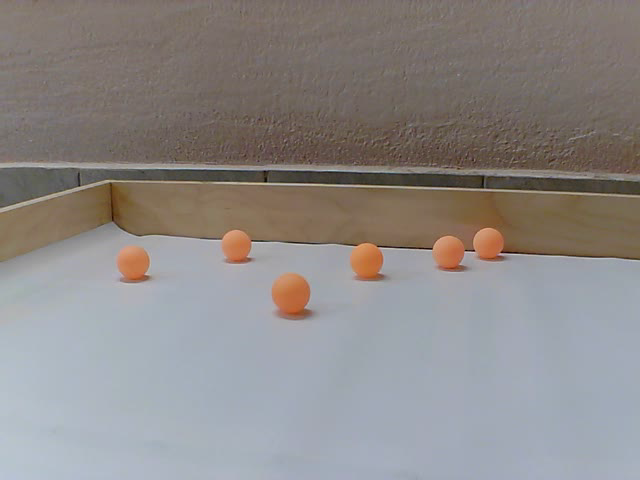
#> input picture assets/loptice.png, 640 x 480 px, found by its file name
$ python ball_detection.py
#> lines starting #> are read from the running program, lines starting #| are printed output that depends on the picture; after the words box and inside, x2 and y2 are one past the last pixel; in counts of white or black regions, pixels touching at a corner belong together
import cv2
import numpy as np

def main():
    image = cv2.imread('assets/loptice.png')
#> image is the input picture: shape (480, 640, 3); mean B, G, R 135.1, 136.8, 141.2
    blurred = cv2.GaussianBlur(image, (7, 7), 0)

    hsv = cv2.cvtColor(blurred, cv2.COLOR_BGR2HSV)
#> hsv: shape (480, 640, 3); mean H, S, V 57.8, 39.3, 149

    h_lower = 5
    h_upper = 20
    s_lower = 80
    s_upper = 255
    v_lower = 160
    v_upper = 255

    lower_color = np.array([h_lower, s_lower, v_lower])
    upper_color = np.array([h_upper, s_upper, v_upper])

    mask = cv2.inRange(hsv, lower_color, upper_color)
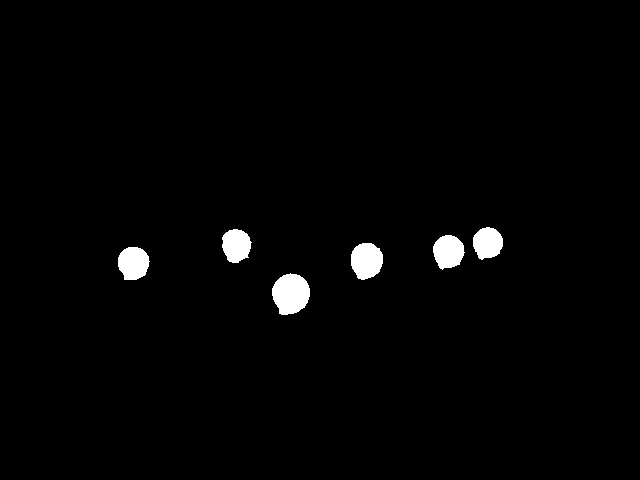
#> mask: shape (480, 640); 1.7% white; 6 white regions

    contours, _ = cv2.findContours(mask, mode=cv2.RETR_EXTERNAL, method=cv2.CHAIN_APPROX_SIMPLE)
#> contours = 6 contours; box (x1, y1, x2, y2) and area: (272, 273, 310, 315) 1154, (351, 243, 383, 280) 880, (118, 247, 150, 280) 783, (433, 235, 465, 270) 780, (222, 229, 252, 263) 724, (473, 227, 503, 260) 706
    cv2.drawContours(image, contours, contourIdx=-1, color=(255, 0, 0), thickness=2)
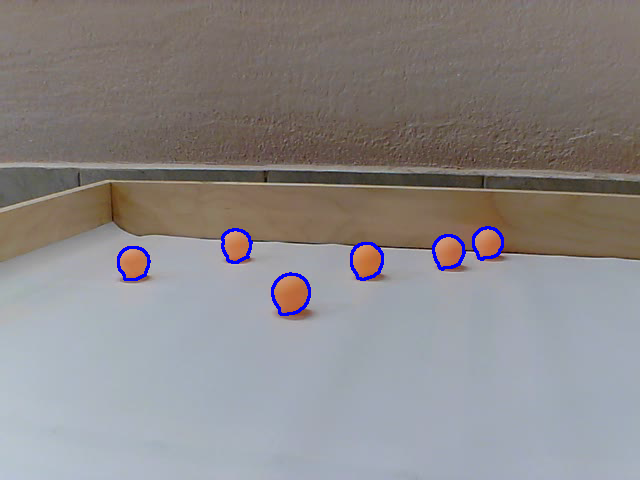
#> image: shape (480, 640, 3); 0.7% of pixels changed, all inside (x1, y1, x2, y2) = (117, 226, 504, 316)

    for c in contours:
        M = cv2.moments(c)
        cX = int(M["m10"] / M["m00"])
        cY = int(M["m01"] / M["m00"])
        cv2.circle(image, (cX, cY), 3, (0, 0, 255), -1)
#> this loop made 6 passes
#> (cX, cY) on passes 1 to 6: (290, 293), (133, 262), (366, 260), (448, 251), (235, 244), (487, 242)
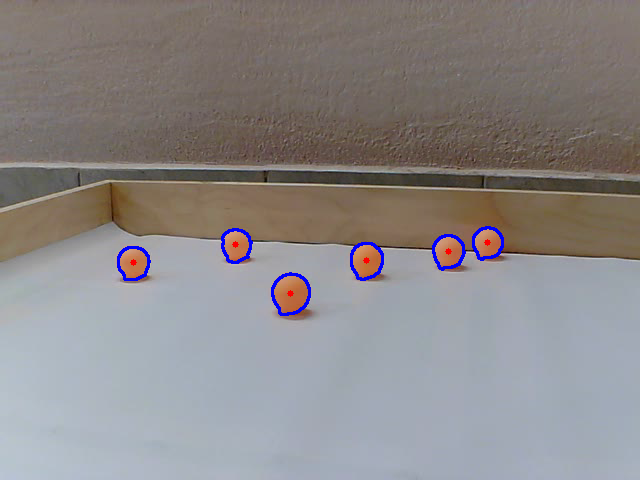
#> image: shape (480, 640, 3); 0.06% of pixels changed, all inside (x1, y1, x2, y2) = (130, 239, 491, 297)


    cv2.imshow('mask', mask)
    cv2.imshow('image', image)
    cv2.waitKey(0)

    cv2.destroyAllWindows()

if __name__ == '__main__':
    main()
